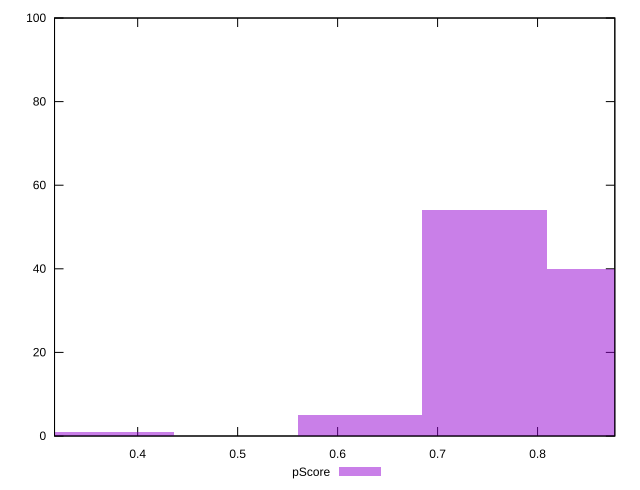

The gnuplot source for this figure:
reset

$pScore <<EOF
0.3735687028274848 1
0.7471374056549696 54
0.6226145047124746 5
0.8716603065974644 40
EOF

set key outside below
set boxwidth 0.12452290094249492
set xrange [0.3168230806952309:0.8772866799792168]
set yrange [0:100]
set trange [0:100]
set style fill transparent solid 0.5 noborder
set terminal svg size 640, 490 enhanced background rgb 'white'
set output "reports/report_00031_2021-02-24T23-18-18.084Z/speed-index/samples/music/pScore/histogram.svg"

plot $pScore title "pScore" with boxes

reset
